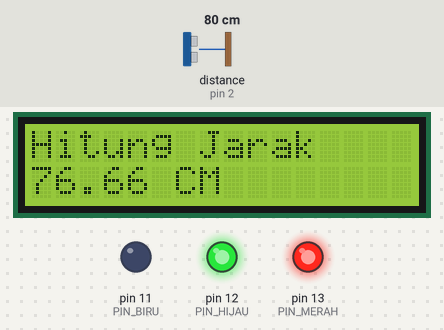
A sketch run on a simulated Arduino Uno, built with avr-gcc and run on an emulated ATmega328P. Shown: 16×2 character LCD, output pins drawn as LEDs (lit = HIGH). Wiring (inferred from the names in the program): ultrasonic range finder: trigger pin 4; echo pin 2. The test bench sets the inputs (shaded band); at power-on: distance to the obstacle (sensor on pin 2) 80 cm. The echo pulse lasts 58.3 µs per cm; pins used as bus, display or sensor lines are not drawn; what the sketch prints to the serial monitor is not drawn.

Above: at 2.2 s.
2.3 s: distance to the obstacle (sensor on pin 2) set to 34 cm
At 3.5 s:
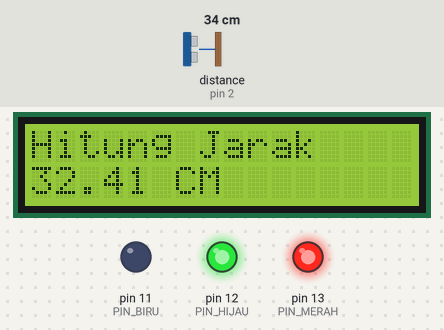
3.8 s: distance to the obstacle (sensor on pin 2) set to 28 cm
At 5.3 s:
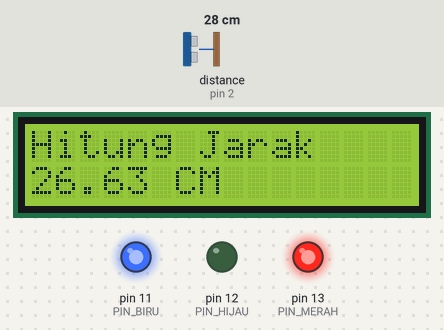
7.1 s: distance to the obstacle (sensor on pin 2) set to 12 cm
At 8.0 s:
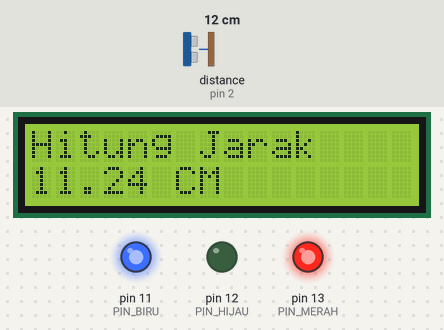
10.0 s: distance to the obstacle (sensor on pin 2) set to 9 cm
At 10.7 s:
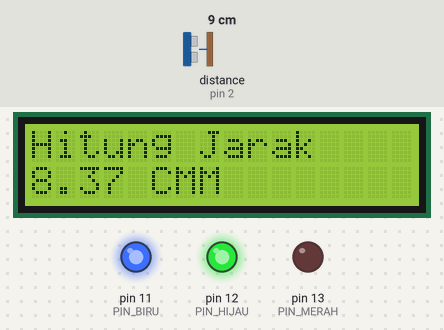
Timing chart, 0 to 13.0 s (numbered marks = the images above; inputs shaded):
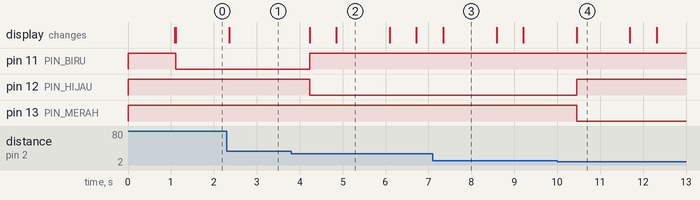

Measured:
- the behaviour switches between 32 and 31 cm on distance to the obstacle (sensor on pin 2) (found by bisection; images 1 and 2)
- the behaviour switches between 11 and 10 cm on distance to the obstacle (sensor on pin 2) (found by bisection; images 3 and 4)
- after the input at 2.3 s, the display: changes after 0.06 s (image 1)
- after the input at 3.8 s, pin 11 (PIN_BIRU): LOW → HIGH after 0.43 s; pin 12 (PIN_HIJAU): HIGH → LOW after 0.43 s; the display: first changes after 0.43 s (image 2 shows a later state)
- after the input at 7.1 s, the display: changes after 0.24 s (image 3)
- after the input at 10.0 s, pin 12 (PIN_HIJAU): LOW → HIGH after 0.45 s; pin 13 (PIN_MERAH): HIGH → LOW after 0.45 s; the display: changes after 0.45 s (image 4)
- what the display in image 2 shows lasts 1.2 s, from 4.9 s to 6.1 s

The sketch:

Sensor_Jarak.ino
```cpp
// Kelompok
// Isep Lutpi Nur [2113191079]
// Farhan Aziz [2113191097]
// Muhammad Bayu Ramdhani [2113191081]
// Muhammad Taufik Ali [2113191067]
const int PIN_MERAH = 13;
const int PIN_HIJAU = 12;
const int PIN_BIRU = 11;

const int AIR_TENGAH = 30;
const int AIR_PENUH = 10;

#include <Wire.h>
#include <LiquidCrystal_I2C.h> //memasukan library LCD

#define triger 4 //mendefinisikan trigger pada pin 4
#define echo 2 //mendeklarasikan echo pada pin 2

LiquidCrystal_I2C lcd(0x27, 16, 2); //alamat didapat dari i2c scanner
void setup(){
  // setting lampu
  pinMode(PIN_MERAH, OUTPUT);
  pinMode(PIN_BIRU, OUTPUT);
  pinMode(PIN_HIJAU, OUTPUT);

  digitalWrite(PIN_MERAH, HIGH);
  digitalWrite(PIN_BIRU, HIGH);
  digitalWrite(PIN_HIJAU, HIGH);


  Serial.begin(9600);

  //Inisialisasi LCD menyalakan backlight LCD,
  lcd.init();
  lcd.backlight();
  lcd.setCursor(0,0);
  lcd.print("Hitung Jarak");
  lcd.setCursor(0,1);
  lcd.print("0 CM");
  delay(1000); //Waktu jeda
  lcd.clear();

  digitalWrite (8, LOW);

  // setting sensor jarak
  pinMode (triger, OUTPUT); //trigger sebagai output
  pinMode (echo, INPUT); //echo sebagai input
}

void loop() {
  digitalWrite (triger, HIGH); //mengirim suara
  delayMicroseconds(10); //selama 10 mikro detik
  digitalWrite (triger, LOW); //berhenti mengirim suara
  float jarak = pulseIn(echo, HIGH); //membaca data dan di masukkan ke variabel jarak
  jarak=jarak/1000000; //konversi mikro detik ke detik
  jarak=jarak*330/2; //data mentah di ubah ke dalam meter
  jarak=jarak*100; //mengubah data ke dalam centi meter
  Serial.println(jarak); //menampilkan nilai jarak pada serial

  // print lcd
  lcd.setCursor(0,0);
  lcd.print("Hitung Jarak");
  lcd.setCursor(0,1);
  lcd.print(jarak);
  lcd.print(" CM");

  if(jarak>AIR_TENGAH){
    // air dasar
    digitalWrite(PIN_MERAH, HIGH);
    digitalWrite(PIN_HIJAU, HIGH);
    digitalWrite(PIN_BIRU, LOW);
  }else if (jarak>AIR_PENUH && jarak<=AIR_TENGAH){
    // air tengah
    digitalWrite(PIN_MERAH, HIGH);
    digitalWrite(PIN_HIJAU, LOW);
    digitalWrite(PIN_BIRU, HIGH);

  }else{
    // air penuh
    digitalWrite(PIN_MERAH, LOW);
    digitalWrite(PIN_HIJAU, HIGH);
    digitalWrite(PIN_BIRU, HIGH);
  }

  delay(600); //delay 500ms
}
```
